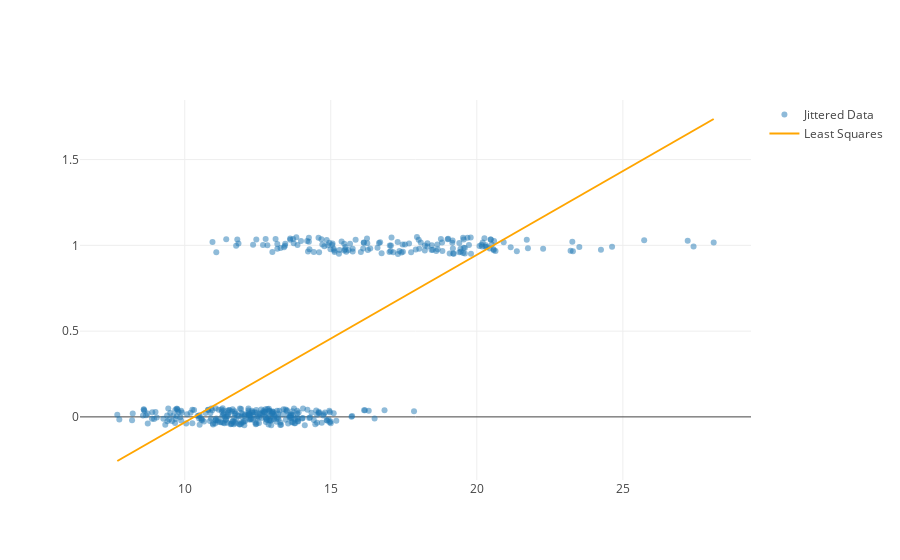

Source (notebook cell):
### Markdown cell above
# How is our fit?

### Code cell
jitter_y = Y + 0.1*np.random.rand(len(Y)) - 0.05
points = go.Scatter(name="Jittered Data", 
                    x=np.squeeze(X), y = jitter_y, 
                    mode="markers", marker=dict(opacity=0.5))
X_plt = np.linspace(np.min(X), np.max(X), 10)
model_line = go.Scatter(name="Least Squares",
    x=X_plt, y=least_squares_model.predict(X_plt[:,np.newaxis]), 
    mode="lines", line=dict(color="orange"))
py.iplot([points, model_line])

### Figure 1 — Plotly figure (JSON) as saved in the notebook; plotly's stock layout.template omitted (floating-point values rounded to 4 significant figures; data arrays with more than 128 entries replaced by an {"elided": "..."} marker saying what was removed)
{"data": [{"marker": {"opacity": 0.5}, "mode": "markers", "name": "Jittered Data", "type": "scatter", "x": {"elided": "426 float values"}, "y": {"elided": "426 float values"}}, {"line": {"color": "orange"}, "mode": "lines", "name": "Least Squares", "type": "scatter", "x": [7.691, 9.96, 12.23, 14.5, 16.77, 19.03, 21.3, 23.57, 25.84, 28.11], "y": [-0.2571, -0.0356, 0.1859, 0.4075, 0.629, 0.8505, 1.072, 1.294, 1.515, 1.737]}], "layout": {"autosize": true, "xaxis": {"autorange": true, "range": [6.444, 29.36], "type": "linear"}, "yaxis": {"autorange": true, "range": [-0.3679, 1.847], "type": "linear"}}}
